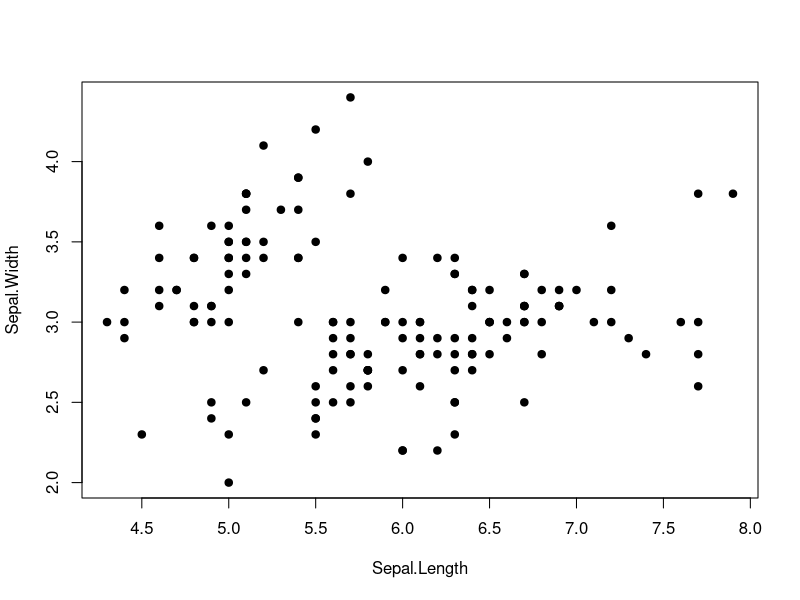
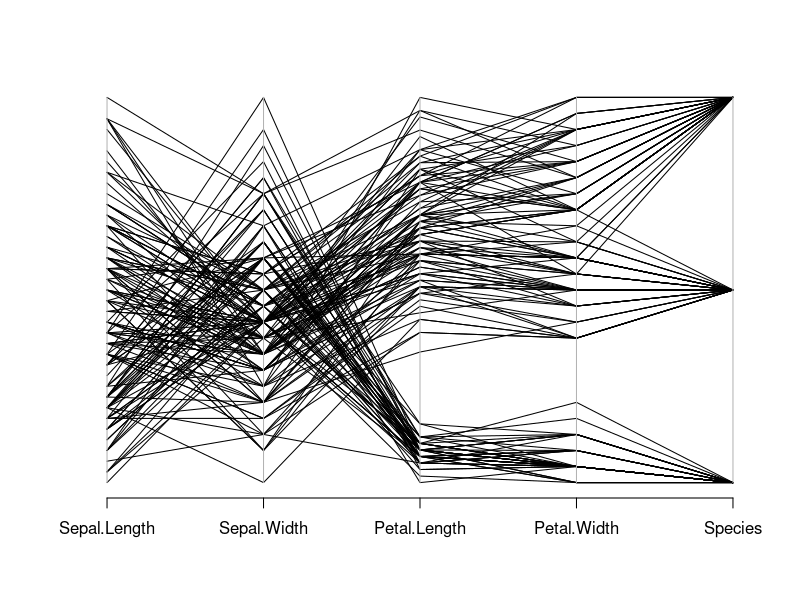

Source code (R) for these figures, in order: (Note: this script raises an error after producing the figures.)
## idendro + scatter plot + parallel coordinate plot integration demo.
##

data(iris)

# perform hierarchical clustering analysis
hc <- hclust(dist(iris[, 1:4]))

# produce a scatter plot
opar <- par(ask=FALSE)
with(iris, plot(Sepal.Length, Sepal.Width, ty = 'p', pch = 19))
scatterDevId <- dev.cur()
par(opar)

# produce a parallel coordinate plot
if (require(MASS)) {
    dev.new()
    parcoordDevId <- dev.cur()
    opar <- par(ask = FALSE)
    iris.numeric <- iris
    iris.numeric$Species <- as.numeric(iris.numeric$Species)
    parcoord(iris.numeric)
    par(opar)
} else {
    parcoordDevId <- NA
}

colorizeCallback <- function(clr) {
    clusterColors <- c('black', 'red', 'green', 'blue', 'yellow', 'magenta',
        'cyan', 'darkred', 'darkgreen', 'purple', 'darkcyan')

    # remember the current device
    dv <- dev.cur()

    # color the scatter plot
    dev.set(scatterDevId)
    opar <- par(ask = FALSE, mai = par('mai') * c(1, 1, .5, 1))
    with(iris, plot(Sepal.Length, Sepal.Width, col = clusterColors[clr + 1], ty = 'p', pch=19))
    par(opar)

    # color the parallel coordinate plot
    if (!is.na(parcoordDevId)) {
        dev.set(parcoordDevId)
        opar <- par(ask = FALSE, mai = par('mai') * c(.5, 1, 1, 1))
        parcoord(iris.numeric, col = clusterColors[clr + 1])
        par(opar)
    }

    # restore the original current device
    dev.set(dv)
}

# visualize clusters and heat map
idendro(hc, iris, colorizeCallback = colorizeCallback, hscale = 1.3, vscale = 1.3)
